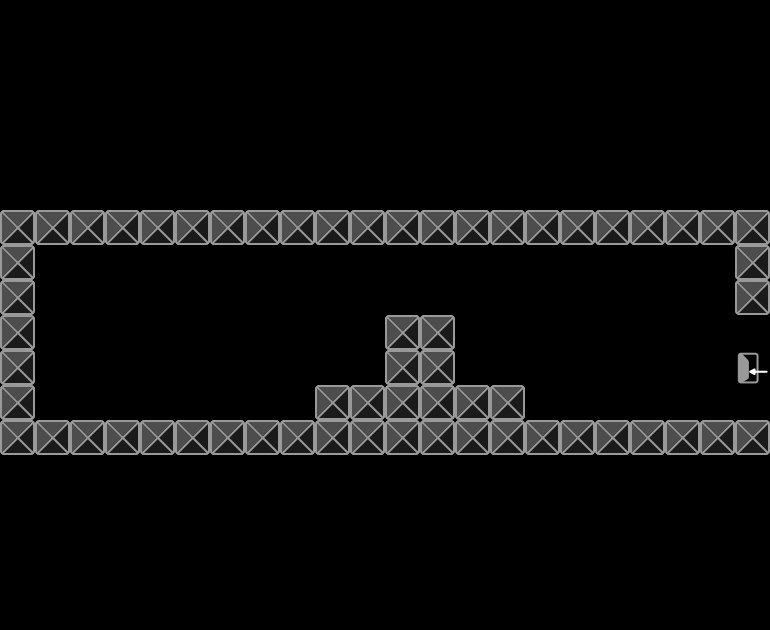

This game map was drawn from its Tiled (.tmx) file and the tilesets committed beside it. A one-line description and the trimmed map source follow:
An orthogonal 22x18 tile map with 35x35 px tiles, 2 tile layers (platforms, exit).

<map version="1.0" orientation="orthogonal" renderorder="right-down" width="22" height="18" tilewidth="35" tileheight="35">
 <tileset firstgid="1" name="tile" tilewidth="35" tileheight="35">
  <image source="tile.png" width="70" height="35" />
 </tileset>
 <layer name="platforms" width="22" height="18">
  <data>[396 cells, 61 non-empty, 1 distinct tile ids]</data>
 </layer>
 <layer name="exit" width="22" height="18">
  <data>[396 cells, 1 non-empty, 1 distinct tile ids]</data>
 </layer>
</map>
